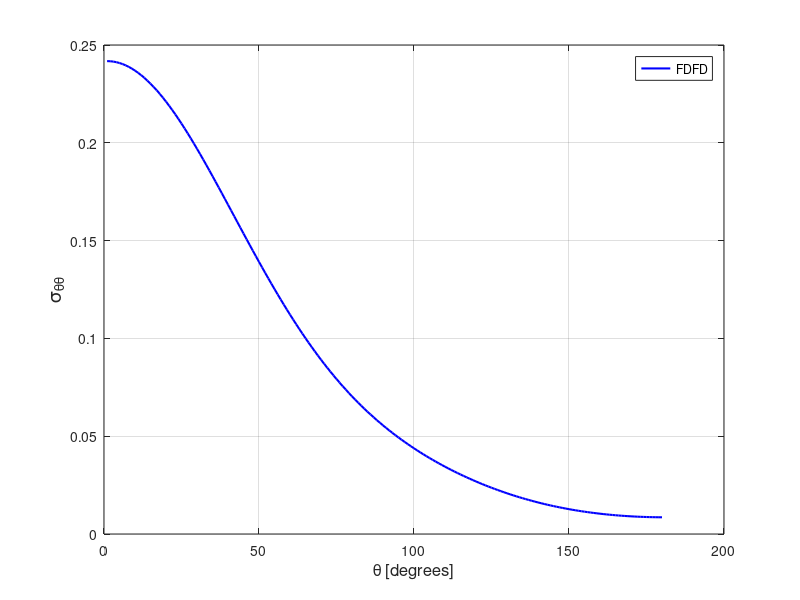

This chart was generated by the following MATLAB code:
stt = [ 
    1  0.24176210E+00
    2  0.24170060E+00
    3  0.24151915E+00
    4  0.24121512E+00
    5  0.24079297E+00
    6  0.24025032E+00
    7  0.23958953E+00
    8  0.23881215E+00
    9  0.23791808E+00
   10  0.23691089E+00
   11  0.23579146E+00
   12  0.23456118E+00
   13  0.23322353E+00
   14  0.23178147E+00
   15  0.23023544E+00
   16  0.22859052E+00
   17  0.22684780E+00
   18  0.22501142E+00
   19  0.22308506E+00
   20  0.22107081E+00
   21  0.21897328E+00
   22  0.21679625E+00
   23  0.21454260E+00
   24  0.21221462E+00
   25  0.20981950E+00
   26  0.20735808E+00
   27  0.20483756E+00
   28  0.20225911E+00
   29  0.19962907E+00
   30  0.19694988E+00
   31  0.19422546E+00
   32  0.19146042E+00
   33  0.18865965E+00
   34  0.18582685E+00
   35  0.18296435E+00
   36  0.18007775E+00
   37  0.17717099E+00
   38  0.17424725E+00
   39  0.17131095E+00
   40  0.16836436E+00
   41  0.16541329E+00
   42  0.16245918E+00
   43  0.15950617E+00
   44  0.15655702E+00
   45  0.15361626E+00
   46  0.15068617E+00
   47  0.14776938E+00
   48  0.14486863E+00
   49  0.14198755E+00
   50  0.13912785E+00
   51  0.13629182E+00
   52  0.13348207E+00
   53  0.13070092E+00
   54  0.12794910E+00
   55  0.12523060E+00
   56  0.12254496E+00
   57  0.11989512E+00
   58  0.11728135E+00
   59  0.11470649E+00
   60  0.11216983E+00
   61  0.10967399E+00
   62  0.10721944E+00
   63  0.10480637E+00
   64  0.10243587E+00
   65  0.10010838E+00
   66  0.97824052E-01
   67  0.95583126E-01
   68  0.93386546E-01
   69  0.91233812E-01
   70  0.89124694E-01
   71  0.87060019E-01
   72  0.85038707E-01
   73  0.83060429E-01
   74  0.81125110E-01
   75  0.79233132E-01
   76  0.77382959E-01
   77  0.75574659E-01
   78  0.73806822E-01
   79  0.72080374E-01
   80  0.70393570E-01
   81  0.68745427E-01
   82  0.67135833E-01
   83  0.65563746E-01
   84  0.64028867E-01
   85  0.62529728E-01
   86  0.61065175E-01
   87  0.59635881E-01
   88  0.58239691E-01
   89  0.56876268E-01
   90  0.55544659E-01
   91  0.54244388E-01
   92  0.52973498E-01
   93  0.51732257E-01
   94  0.50520103E-01
   95  0.49335409E-01
   96  0.48177529E-01
   97  0.47046028E-01
   98  0.45940232E-01
   99  0.44858571E-01
  100  0.43801025E-01
  101  0.42766981E-01
  102  0.41755755E-01
  103  0.40766999E-01
  104  0.39799217E-01
  105  0.38852748E-01
  106  0.37926432E-01
  107  0.37020162E-01
  108  0.36133140E-01
  109  0.35264920E-01
  110  0.34415271E-01
  111  0.33583988E-01
  112  0.32770216E-01
  113  0.31973720E-01
  114  0.31193892E-01
  115  0.30431233E-01
  116  0.29684497E-01
  117  0.28954230E-01
  118  0.28239328E-01
  119  0.27540118E-01
  120  0.26856359E-01
  121  0.26187463E-01
  122  0.25533412E-01
  123  0.24894336E-01
  124  0.24269689E-01
  125  0.23659272E-01
  126  0.23063039E-01
  127  0.22481125E-01
  128  0.21913065E-01
  129  0.21358758E-01
  130  0.20818163E-01
  131  0.20290915E-01
  132  0.19777354E-01
  133  0.19277124E-01
  134  0.18789997E-01
  135  0.18316001E-01
  136  0.17854940E-01
  137  0.17406706E-01
  138  0.16971488E-01
  139  0.16548708E-01
  140  0.16138669E-01
  141  0.15740750E-01
  142  0.15355344E-01
  143  0.14982136E-01
  144  0.14621121E-01
  145  0.14271861E-01
  146  0.13934528E-01
  147  0.13608913E-01
  148  0.13294806E-01
  149  0.12992125E-01
  150  0.12700809E-01
  151  0.12420743E-01
  152  0.12151606E-01
  153  0.11893243E-01
  154  0.11645762E-01
  155  0.11408982E-01
  156  0.11182523E-01
  157  0.10966357E-01
  158  0.10760411E-01
  159  0.10564483E-01
  160  0.10378375E-01
  161  0.10202033E-01
  162  0.10035286E-01
  163  0.98779732E-02
  164  0.97301705E-02
  165  0.95914835E-02
  166  0.94618062E-02
  167  0.93411487E-02
  168  0.92292354E-02
  169  0.91261547E-02
  170  0.90317465E-02
  171  0.89458413E-02
  172  0.88684689E-02
  173  0.87992335E-02
  174  0.87385420E-02
  175  0.86859446E-02
  176  0.86414209E-02
  177  0.86052455E-02
  178  0.85769184E-02
  179  0.85567571E-02
  180  0.85447039E-02
  181  0.85404785E-02
  182  0.85443286E-02
  183  0.85562486E-02
  184  0.85761966E-02
  185  0.86040907E-02
  186  0.86399093E-02
  187  0.86841593E-02
  188  0.87365359E-02
  189  0.87970085E-02
  190  0.88658854E-02
  191  0.89430977E-02
  192  0.90286387E-02
  193  0.91228113E-02
  194  0.92255538E-02
  195  0.93370676E-02
  196  0.94574718E-02
  197  0.95867394E-02
  198  0.97251013E-02
  199  0.98726749E-02
  200  0.10029650E-01
  201  0.10196080E-01
  202  0.10372031E-01
  203  0.10557681E-01
  204  0.10753337E-01
  205  0.10958949E-01
  206  0.11174777E-01
  207  0.11400683E-01
  208  0.11637409E-01
  209  0.11884456E-01
  210  0.12142219E-01
  211  0.12411132E-01
  212  0.12690784E-01
  213  0.12981699E-01
  214  0.13284067E-01
  215  0.13597649E-01
  216  0.13922870E-01
  217  0.14259909E-01
  218  0.14608650E-01
  219  0.14969390E-01
  220  0.15342331E-01
  221  0.15727272E-01
  222  0.16124690E-01
  223  0.16534377E-01
  224  0.16956663E-01
  225  0.17391559E-01
  226  0.17839350E-01
  227  0.18300043E-01
  228  0.18773638E-01
  229  0.19260341E-01
  230  0.19760471E-01
  231  0.20273643E-01
  232  0.20800438E-01
  233  0.21340642E-01
  234  0.21894719E-01
  235  0.22462593E-01
  236  0.23044465E-01
  237  0.23640156E-01
  238  0.24250194E-01
  239  0.24874847E-01
  240  0.25513705E-01
  241  0.26167354E-01
  242  0.26836151E-01
  243  0.27519824E-01
  244  0.28218862E-01
  245  0.28933566E-01
  246  0.29663855E-01
  247  0.30410234E-01
  248  0.31173361E-01
  249  0.31952962E-01
  250  0.32749575E-01
  251  0.33563342E-01
  252  0.34394808E-01
  253  0.35244439E-01
  254  0.36112539E-01
  255  0.36999758E-01
  256  0.37906047E-01
  257  0.38832586E-01
  258  0.39779220E-01
  259  0.40747166E-01
  260  0.41736588E-01
  261  0.42747859E-01
  262  0.43781981E-01
  263  0.44839915E-01
  264  0.45921549E-01
  265  0.47027867E-01
  266  0.48159886E-01
  267  0.49317993E-01
  268  0.50503444E-01
  269  0.51716078E-01
  270  0.52957658E-01
  271  0.54228622E-01
  272  0.55529557E-01
  273  0.56861494E-01
  274  0.58225717E-01
  275  0.59622210E-01
  276  0.61051901E-01
  277  0.62516741E-01
  278  0.64016521E-01
  279  0.65552063E-01
  280  0.67124791E-01
  281  0.68734646E-01
  282  0.70382766E-01
  283  0.72070614E-01
  284  0.73798448E-01
  285  0.75566307E-01
  286  0.77375464E-01
  287  0.79226479E-01
  288  0.81118830E-01
  289  0.83054923E-01
  290  0.85033298E-01
  291  0.87055050E-01
  292  0.89121372E-01
  293  0.91230534E-01
  294  0.93383685E-01
  295  0.95581442E-01
  296  0.97822741E-01
  297  0.10010790E+00
  298  0.10243570E+00
  299  0.10480692E+00
  300  0.10722034E+00
  301  0.10967620E+00
  302  0.11217301E+00
  303  0.11470978E+00
  304  0.11728528E+00
  305  0.11989910E+00
  306  0.12254984E+00
  307  0.12523599E+00
  308  0.12795542E+00
  309  0.13070713E+00
  310  0.13348892E+00
  311  0.13629976E+00
  312  0.13913587E+00
  313  0.14199644E+00
  314  0.14487816E+00
  315  0.14777912E+00
  316  0.15069640E+00
  317  0.15362716E+00
  318  0.15656866E+00
  319  0.15951733E+00
  320  0.16247028E+00
  321  0.16542494E+00
  322  0.16837639E+00
  323  0.17132321E+00
  324  0.17426054E+00
  325  0.17718433E+00
  326  0.18009129E+00
  327  0.18297802E+00
  328  0.18583949E+00
  329  0.18867366E+00
  330  0.19147423E+00
  331  0.19423854E+00
  332  0.19696285E+00
  333  0.19964235E+00
  334  0.20227334E+00
  335  0.20484981E+00
  336  0.20737119E+00
  337  0.20983151E+00
  338  0.21222711E+00
  339  0.21455310E+00
  340  0.21680732E+00
  341  0.21898460E+00
  342  0.22108124E+00
  343  0.22309503E+00
  344  0.22502173E+00
  345  0.22685756E+00
  346  0.22859950E+00
  347  0.23024422E+00
  348  0.23178929E+00
  349  0.23323156E+00
  350  0.23456900E+00
  351  0.23579724E+00
  352  0.23691644E+00
  353  0.23792307E+00
  354  0.23881610E+00
  355  0.23959468E+00
  356  0.24025430E+00
  357  0.24079567E+00
  358  0.24121757E+00
  359  0.24152014E+00
  360  0.24170081E+00
 ]; 
plot(stt(1:180,1),stt(1:180,2),'b-','linewidth',1.5 ); 
grid on 
legend('FDFD');
xlabel('\theta [degrees]','FontSize',12);
ylabel('\sigma_{\theta\theta}','FontSize',14);
